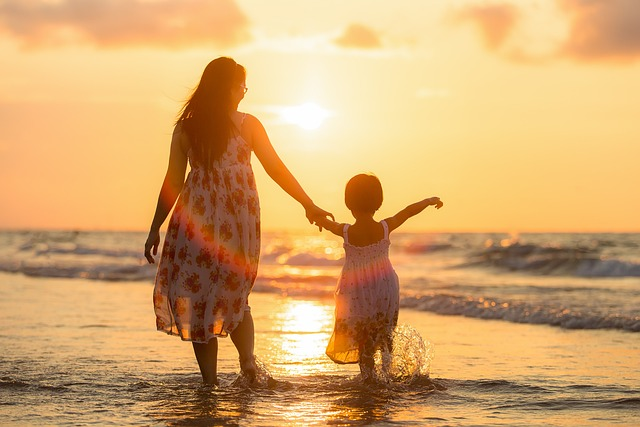
#> input picture images/image-2.jpg, 640 x 427 px
$ jupyter execute reading_images.ipynb
#> lines starting #> are read from the running program, lines starting #| are printed output that depends on the picture
### **Reading Images in Python**

#### Working with pillow for images

[cell 1]
from PIL import Image
import numpy as np

[cell 2]
img = Image.open("../images/image-2.jpg")
#> img is the input picture: PIL image 640x427 RGB; mean R, G, B 212, 166.8, 109.7

**Note:** img is not a numpy array

[cell 3]
#To show the image
img.show()

[cell 4]
#Show the image format
print(img.format)
#| JPEG

[cell 5]
#conversion to numpy array
img1 = np.asarray(img)
print(type(img1))
#| <class 'numpy.ndarray'>

#### Working with matplotlib for images

[cell 6]
import matplotlib.image as mpimg
import matplotlib.pyplot as plt

[cell 7]
img = mpimg.imread("../images/image-2.jpg")

#By default img is imported as numpy array
print(type(img))
#| <class 'numpy.ndarray'>
print(img.shape)
#| (427, 640, 3)

[cell 8]
#showing the image
plt.imshow(img)
plt.colorbar()
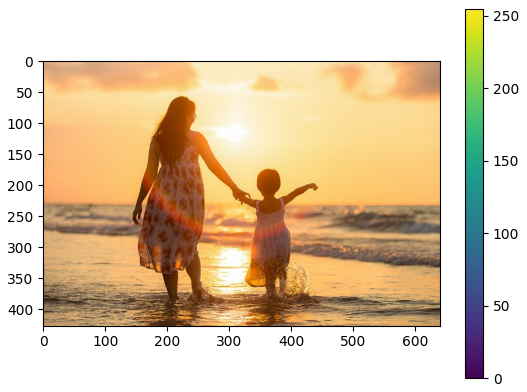
#> figure drawn by matplotlib, 2 panels

#### Using sckit-image

[cell 9]
from skimage import io, img_as_float, img_as_ubyte

[cell 10]
image = io.imread("../images/image-2.jpg")
print(type(image))
#| <class 'numpy.ndarray'>

[cell 11]
plt.imshow(image)

[cell 12]
image_flt = img_as_float(image)
print(image_flt)
#> (printed output is left out)

#Note the values are between 0 and 1 i.e. normalized by dividing by 255

[cell 13]
img_as_flt_np = io.imread("../images/image-2.jpg").astype(np.float64)
print(img_as_flt_np)
#> (printed output is left out)

#Note the values are not between 0 and 1 just the integer values

#### Using openCV

[cell 14]
import cv2

[cell 15]
img_ocv = cv2.imread("../images/image-3.jpg",1)
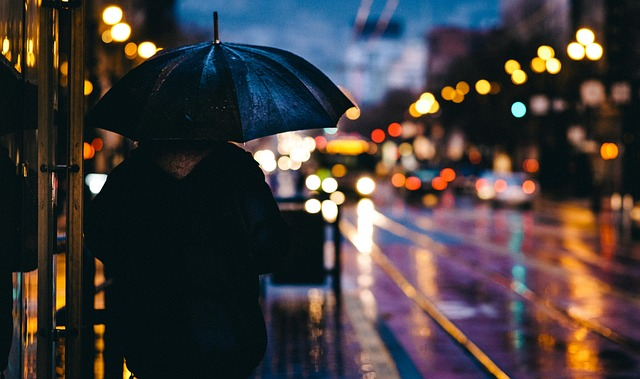
#> input picture images/image-3.jpg, 640 x 379 px
#> img_ocv is the input picture: shape (379, 640, 3); mean B, G, R 60.2, 60.4, 66.5
#0 means grey image
#1 means colored image
cv2.imshow("Grey Image",img_ocv)
cv2.waitKey(0)
cv2.destroyAllWindows()

By default, cv2 handles images as BGR (not RGB)

[cell 16]
#Converting to RGB
img_bgr = cv2.imread("../images/image-4.jpg")
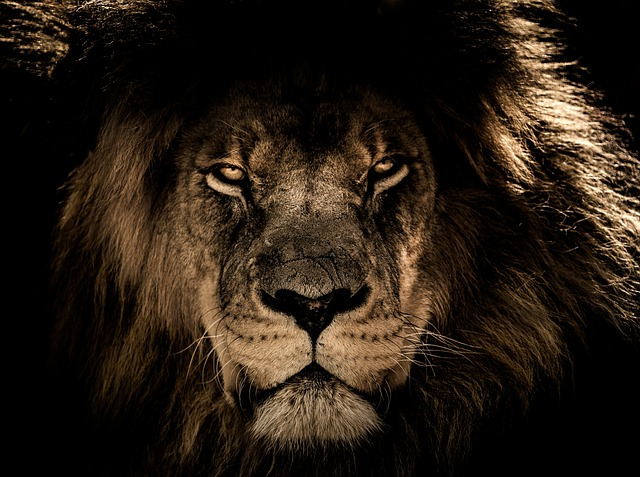
#> input picture images/image-4.jpg, 640 x 477 px
#> img_bgr is the input picture: shape (477, 640, 3); mean B, G, R 19.2, 29.1, 39.5

img_rgb = cv2.cvtColor(img_bgr,cv2.COLOR_BGR2RGB)
cv2.imshow("RGB Image",img_rgb)
cv2.imshow("BGR Image",img_bgr)
cv2.waitKey(0)
cv2.destroyAllWindows()
